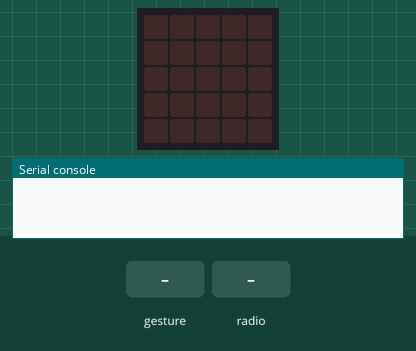
Simulated run of this program. Board: BBC micro:bit (MakeCode). Parts: the board's 5×5 LED display, the last lines printed to the serial console. Inputs (shaded band) come from the test bench. Random numbers come from a fixed seed; no radio messages arrive unless stated (any console line starting 'radio sent:' is added by the test bench); a tilt is held for 1.5 s and a shake lasts 1 s, then the board lies face up again.

Above: at 1.2 s.
1.3 s: gesture 'shake'
At 2.5 s:
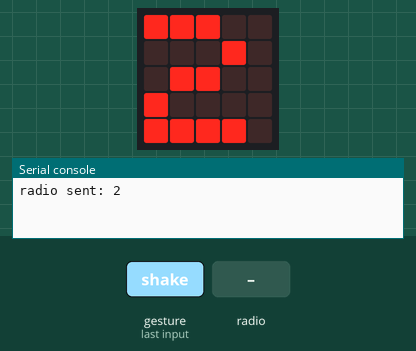
3.0 s: radio message "1" arrives
At 3.6 s:
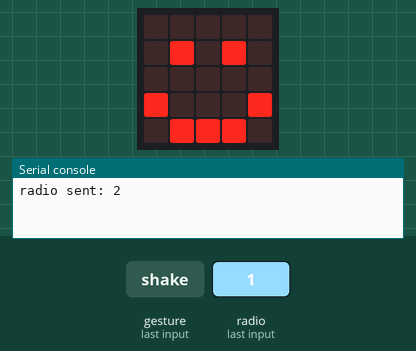
Timing chart, 0 to 6.0 s (numbered marks = the images above; inputs shaded):
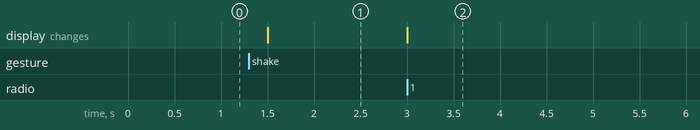

The program:

main.ts
```typescript
radio.onReceivedNumber(function (receivedNumber) {
    if (receivedNumber > _1) {
        basic.showIcon(IconNames.Sad)
    } else {
        basic.showIcon(IconNames.Happy)
        music.playMelody("- - - - - - - - ", 120)
    }
    if (receivedNumber == _1) {
        basic.showIcon(IconNames.Heart)
    }
})
input.onGesture(Gesture.Shake, function () {
    _1 = randint(1, 6)
    basic.showNumber(_1)
    radio.sendNumber(_1)
})
let _1 = 0
radio.setGroup(1)
basic.forever(function () {

})
```

test.ts
```typescript
// 在這裡測試；當此封包作為擴充功能時，將不會編譯此內容。
```

Measured:
- after the input at 1.3 s, the display: changes after 0.20 s (image 1)
- after the input at 3.0 s, the display: changes at once (image 2)
